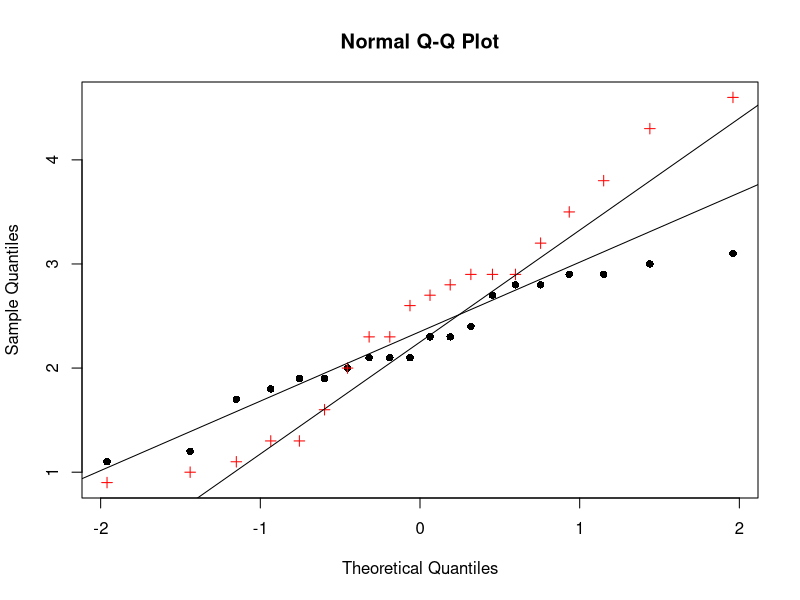
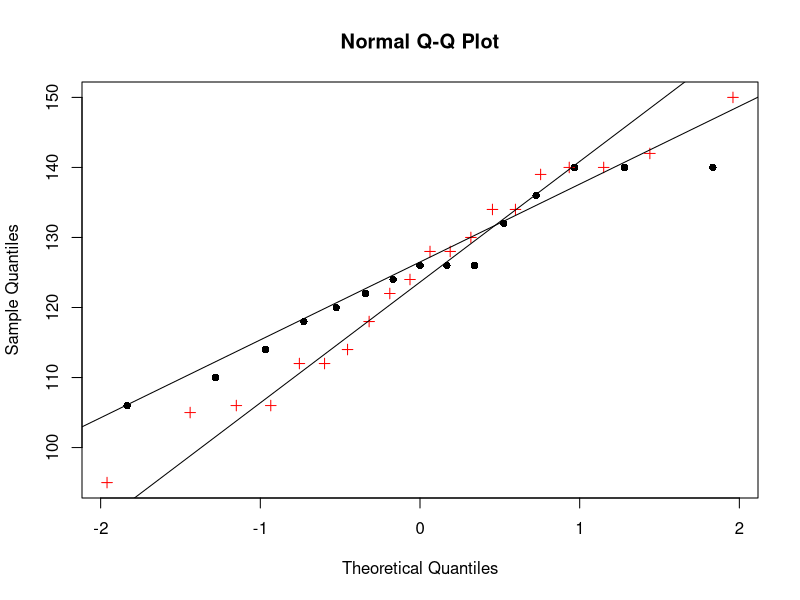
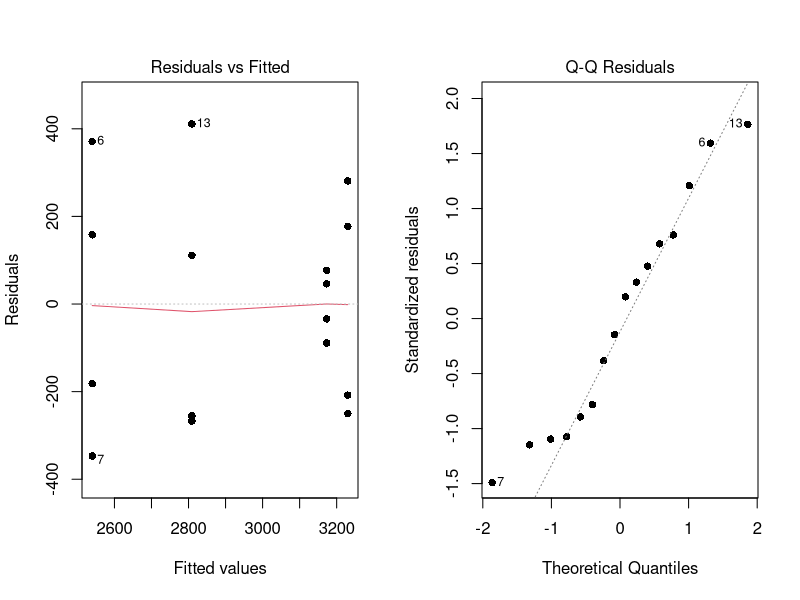
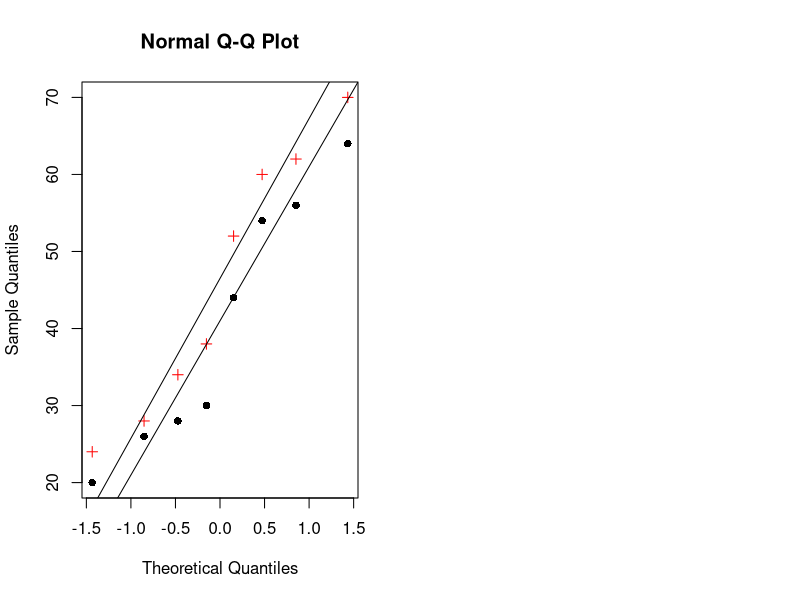

The R source for these figures, in order:
## ---- chunk 1
library(pracma)
A <- c(7, 5, 10); B <- c(10, 9, 12)
cv <- mean(B) - mean(A) # this is our null hypothesis critical value
x <- c(A,B) # for ease of sampling
M <- perms(x) # matrix with all possible permutations of A and B.
# to calculate the mean difference of each permutation
means <- numeric(720)
for (j in 1:720){
  means[j] <- mean(M[j,4:6]) - mean(M[j,1:3])
}
M <- cbind(M, means)
E <- subset(M, !duplicated(M[,7]))
colnames(E) <- c("A", "A", "A", "B", "B", "B", "meansdiff")
## ---- chunk 2
knitr::kable(quantile(means, c(0.025, 0.975)))
# this is our 95% quantile.  If our cv is outside this quantile we
# would rejust the null hypothesis that B = A.
## ---- chunk 3
# p value
p.value <- sum(means >= cv)/length(means)
## ---- chunk 4
library(data.table)
E <- data.table(E)
E <- E[order(meansdiff)]
knitr::kable(E)
## ---- chunk 5
# single line data
s.line <- c(1.2,2.1,1.7,2.8,1.9,2.1,2.4,3,2.1,2.3,1.9,
                 2.9,2.7,2,2.9,2.3,2.8,1.1,3.1,1.8)
# multiple lines data
m.line <- c(1.1,1.6,2.9,4.6,3.8,2.9,2.8,2.9,4.3,2.3,2,
            2.6,1.3,1.3,3.5,2.7,1,3.2,2.3,0.9)
D <- as.data.frame(cbind(s.line, m.line))
D1 <- stack(D)
fit <- aov(values ~ ind, data = D1)
## ---- chunk 6
q1 <- qqnorm(s.line, plot.it = FALSE)
q2 <- qqnorm(m.line, plot.it = FALSE)
plot(range(q1$x, q2$x), range(q1$y, q2$y), type = "n", xlab = "Theoretical Quantiles", ylab = "Sample Quantiles", main = "Normal Q-Q Plot")
points(q1, pch = 16)
points(q2, col = "red", pch = 3)
qqline(s.line); qqline(m.line)
## ---- chunk 7
t <- t.test(s.line, m.line, var.equal = FALSE)
t
## ---- chunk 8
f <- c(140, 124, 126, 106, 126, 132, 126, 140, 
       136, 120, 110, 122, 118, 114, 140)
m <- c(106, 134, 118, 112, 140, 105, 134, 128, 
       122, 95, 124, 140, 114, 130, 150, 112, 106, 139, 128, 142)
# test whether the variances are different.
var.test(f, m)
# also qq plots
q1 <- qqnorm(f, plot.it = FALSE)
q2 <- qqnorm(m, plot.it = FALSE)
plot(range(q1$x, q2$x), range(q1$y, q2$y), type = "n", xlab = "Theoretical Quantiles", ylab = "Sample Quantiles", main = "Normal Q-Q Plot")
points(q1, pch = 16)
points(q2, col = "red", pch = 3)
qqline(f); qqline(m)
# maybe not so perfect but close enough.  It does not matter which test we use
# since we arrive at the same conclusion either way.
## ---- chunk 9
y1 <- mean(m)
y2 <- mean(f)
s1 <- sd(m)^2
s2 <- sd(f)^2
n1 <- length(m)
n2 <- length(f)
# compute the F statistic for 7,8 degrees of freedom at alpha=0.05
#qf(0.975, n1-1, n2-1)
#s1/s2
# is the ratio of the two variances greater?
#s1/s2 > qf(0.975, n1-1, n2-1)
sp <- sqrt(((n1-1)*s1 + (n2-1)*s2) / (n1 + n2 - 2))
t0 <- (y1 - y2) / (sp * sqrt((1/n1) + (1/n2)))
#qt(0.95, n1+n2-2)
#t0 > qt(0.95, n1+n2-2)
# the above code is to check the below calculation made by R t.test.
u <- t.test(m ,f, var.equal = TRUE)
u
## ---- chunk 10
Trt1 <- c(3219, 3139, 3250, 3084)
Trt2 <- c(2358, 2911, 2193, 2698)
Trt3 <- c(3407, 3511, 3022, 2980)
Trt4 <- c(3220, 2920, 2554, 2542)
G <- cbind(Trt1, Trt2, Trt3, Trt4)
## ---- chunk 11
knitr::kable(G)
## ---- chunk 12
G1 <- as.data.frame(G)
G1 <- stack(G1)
colnames(G1) <- c("response", "group")
fit2 <- aov(response ~ group, data = G1)
## ---- chunk 13
library(dplyr)
# note G is a data frame with one column response and the other group.
# pvalue for the F stat from ANOVA
totals <- G1 %>%
  group_by(group) %>%
  summarise_each(funs(sum, mean), response)
y <- G1$response
ybar. <- totals$mean
ybar <- mean(G1$response)
a <- length(ybar.)
N <- length(y)
n <- N/a
sstr <- n*sum((ybar. - ybar)^2)
sst <- sum((y - ybar)^2)
sse <- sst - sstr
mstr <- sstr/(a-1)
mse <- sse/(N-a)
F0 <- mstr/mse
pvalue <- 1 - pf(F0, a-1, N-a)
## ---- chunk 14
tr1 <- t.test(Trt1, var.equal = T)
tr1.conf <- tr1$conf.int
s <- sd(Trt1); m <- mean(Trt1); cv <- qt(0.975, 3)
## ---- chunk 15
n <- dim(G)[1]
tukey <- TukeyHSD(fit2, conf.level = 0.95)
q <- (mean(Trt3) - mean(Trt2))/sqrt(mse/n)
tukey.critical <- qtukey(0.95, 4, 12)
t.critical <- tukey.critical * sqrt(mse/n)
## ---- chunk 16
knitr::kable(tukey$group)
## ---- chunk 17
# plot both side by side
par(mfrow=c(1,2))
plot(fit2, which = c(1,2), pch = 16)
## ---- chunk 18
# read the data in for number 5.  Group is lbs/acre of ammonium nitrate. 
# Response is heads of lettuce
Trt0 <- c(107, 115, 90, 140)
Trt1 <- c(134, 130, 144, 176) 
Trt2 <- c(146, 142, 152, 156)
Trt3 <- c(147, 160, 160, 165)
Trt4 <- c(131, 148, 154, 163)
H <- cbind(Trt0, Trt1, Trt2, Trt3, Trt4)
H1 <- data.table(H)
H1 <- stack(H1)
colnames(H1) <- c("response", "group")
fit3 <- aov(response ~ group, data = H1)
## ---- chunk 19
# note G is a data frame with one column response and the other group.
# pvalue for the F stat from ANOVA
totals <- H1 %>%
  group_by(group) %>%
  summarise_each(funs(sum, mean), response)
y <- H1$response
ybar. <- totals$mean
ybar <- mean(H1$response)
a <- length(ybar.)
N <- length(y)
n <- N/a
sstr <- n*sum((ybar. - ybar)^2)
sst <- sum((y - ybar)^2)
sse <- sst - sstr
mstr <- sstr/(a-1)
mse <- sse/(N-a)
F0 <- mstr/mse
pvalue <- 1 - pf(F0, a-1, N-a)
## ---- chunk 20
rmse <- sqrt(mse)
con <- 20
num <- (-4)*mean(Trt0) + mean(Trt1) + mean(Trt2) + mean(Trt3) + mean(Trt4)
denom <- sqrt((mse/n)*con)
t0 <- num/denom
tcrit <- qt(0.99, N-a) 
## ---- chunk 21
# read the data for problem 6 into R. Strawberry seeds
# Trt1 chilled to 5 degrees C for one weelk
# Trt2 washed with a 15 ppm ethylene solution
# Trt3 is the control
# response is percent germination out of 50 seeds.  8 replicates
Trt1 <- c(54, 64, 56, 44, 28, 30, 20, 26)
Trt2 <- c(34, 28, 24, 38, 70, 60, 52, 62)
Trt3 <- c(10, 6, 12, 4, 12, 11, 7, 5)
K <- cbind(Trt1, Trt2, Trt3)
K1 <- data.table(K)
K1 <- stack(K1)
colnames(K1) <- c("response", "group")
fit4 <- aov(response ~ group, data = K1)
## ---- chunk 22
q1 <- qqnorm(Trt1, plot.it = FALSE)
q2 <- qqnorm(Trt2, plot.it = FALSE)
plot(range(q1$x, q2$x), range(q1$y, q2$y), type = "n", xlab = "Theoretical Quantiles", ylab = "Sample Quantiles", main = "Normal Q-Q Plot")
points(q1, pch = 16)
points(q2, col = "red", pch = 3)
qqline(Trt1); qqline(Trt2)
## ---- chunk 23
var.test(Trt1, Trt2)
## ---- chunk 24
# Here we set up all the variables we need for the next two parts.
totals <- K1 %>%
  group_by(group) %>%
  summarise_each(funs(sum, mean), response)
y <- K1$response
ybar. <- totals$mean
ybar <- mean(K1$response)
a <- length(ybar.)
N <- length(y)
n <- N/a
sstr <- n*sum((ybar. - ybar)^2)
sst <- sum((y - ybar)^2)
sse <- sst - sstr
mstr <- sstr/(a-1)
mse <- sse/(N-a)
F0 <- mstr/mse
pvalue <- 1 - pf(F0, a-1, N-a)
rmse <- sqrt(mse)
con <- 2
num <- mean(Trt1) - mean(Trt2) + 0*mean(Trt3)
denom <- sqrt((mse/n)*con)
t0 <- num/denom
tcrit <- qt(0.975, N-a)
ssc1 <- num^2/(con/n)
## ---- chunk 25
con <- 6
num <- mean(Trt1) + mean(Trt2) - 2*mean(Trt3)
denom <- sqrt((mse/n)*con)
t0 <- num/denom
tcrit <- qt(0.975, N-a) 
ssc2 <- num^2/(con/n)
